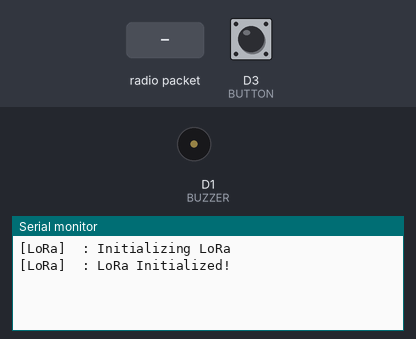
A sketch run on a simulated ESP8266 (NodeMCU). Shown: buzzer (waves = sounding, pin HIGH), the last lines printed to the serial monitor. The test bench sets the inputs (shaded band); at power-on: D3 (BUTTON) HIGH. No radio packets arrive unless stated.

Above: at 1.2 s.
1.3 s: D3 (BUTTON) pulled LOW for 0.15 s
At 2.0 s:
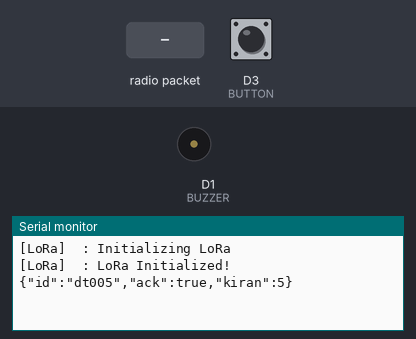
2.9 s: radio packet "1" arrives
At 4.8 s:
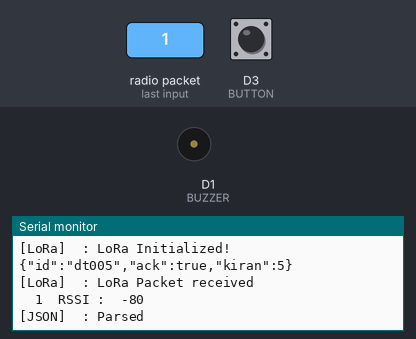

Measured:
- after the input at 1.3 s, the serial monitor: prints a new line after 0.11 s (image 1)
- after the input at 2.9 s, the serial monitor: prints a new line at once (image 2)

The sketch:

button_lora.ino
```cpp
#include"lora.h"
#include "json.h"

#if defined(ESP8266) || defined(ESP32)
int  last_button_state = HIGH; //default 1 press 0
int  cur_button_state = HIGH;
#define BUTTON (D3)
#define STRING "dt008"
#define BUZZER (D1)
#elif defined(__AVR_ATmega328P__) || defined(__AVR_ATmega168__)
int  last_button_state = LOW; //default 0 press 1
int  cur_button_state = LOW;
#define BUTTON 3
#define STRING "dt005"
#define BUZZER 8
#endif

const unsigned long frequency  = 864E6;
const byte  sync_word = 0xAA;
char received_device_id[10];

unsigned long delay_debounce = 50;
unsigned long start_time = 0;
volatile bool button_state = false;
int button_pressed;


void interrupt();
void pressed();

void setup(){
  Serial.begin(115200);
  pinMode(BUTTON,INPUT_PULLUP);
  pinMode(BUZZER,OUTPUT);
  init_lora(frequency,sync_word);
  attachInterrupt(digitalPinToInterrupt(BUTTON), pressed,CHANGE);//attaching interrupt
}

void loop()
{
  //if(button_state){
   // detachInterrupt(digitalPinToInterrupt(BUTTON));
   //}

   button_pressed = digitalRead(BUTTON);
   //Serial.println(button_pressed);
   if(button_pressed != last_button_state)
   {
     start_time = millis();
   }
   if ((millis() - start_time) > delay_debounce)
  {
    if (button_pressed != cur_button_state)
    {
      cur_button_state = button_pressed;
    /* default button_state = false, in ISR function it is becoming true */
      #if defined(ESP8266) || defined(ESP32)
      if ((button_state == true)){// && (cur_button_state == LOW)){
      #elif defined(__AVR_ATmega328P__) || defined(__AVR_ATmega168__)
      if ((button_state == true)){// && (cur_button_state == HIGH)){
      #endif
       char tx_packet_buffer[50] = {0};
       create_json_object(tx_packet_buffer, sizeof(tx_packet_buffer));
       send_lora_data(tx_packet_buffer);
       button_state = false;
       attachInterrupt(digitalPinToInterrupt(BUTTON), pressed,CHANGE);
      }
    }
  }
  last_button_state = button_pressed;

 /* #if defined(ESP8266) || defined(ESP32)
  if(button_state == true ){//&& button_pressed == LOW){
      //if(digitalRead(BUTTON)== LOW){
  #elif defined(__AVR_ATmega328P__) || defined(__AVR_ATmega168__)
  if(button_state == true && button_pressed== HIGH){
   //if(digitalRead(BUTTON)== HIGH){
    #endif

       char tx_packet_buffer[50] = {0};
       create_json_object(tx_packet_buffer, sizeof(tx_packet_buffer));
       send_lora_data(tx_packet_buffer);
      // interrupt_var = true;

           button_state = false;

  }*/

  char rx_packet_buffer[50] = {0};
   if(receive_lora_packet(rx_packet_buffer))
   {
     parse_json(rx_packet_buffer, sizeof(rx_packet_buffer));
     Serial.println(received_device_id);
     if(String(received_device_id) == STRING)
     {
       digitalWrite(BUZZER,HIGH);
       delay(100);
       digitalWrite(BUZZER,LOW);
       strcpy(received_device_id, "0");
     }
   }
}

/** ISR Function **/

 void pressed()
 {
      #if defined(ESP8266) || defined(ESP32)
          if(cur_button_state == HIGH){
      #elif defined(__AVR_ATmega328P__) || defined(__AVR_ATmega168__)
          if(cur_button_state == LOW){
      #endif
            detachInterrupt(digitalPinToInterrupt(BUTTON));
            button_state = true;
            //cur_button_state = HIGH;
          }
}
```

json.cpp
```cpp
// (licence header left out)
/*!
   @file     json.cpp
*/
#include <ArduinoJson.h>
#include "json.h"
#define DELTA "dt0"
//extern bool     valid_key;
//extern struct   device_info dev_info;
 extern char   received_device_id[10];
  String keys[5];

//extern String   pb_state;
//extern String   ppm_val;
/*!
   @var           bool ack
   @brief         flag to acknowledge the node that lora packet is received  .
*/
//bool LoRa_ack;


/*!
   @fn          void  create_json_object(char *tx_packet_buffer, const uint8_t tx_packet_buffer_size).
   @brief       creates JSON object.
   @param[out]  tx_packet_buffer Base address of a buffer in which JSON object to be stored
   @param[in]   tx_packet_buffer_size Size of the tx_packet_buffer
*/
void create_json_object(char *tx_packet_buffer, const uint8_t tx_packet_buffer_size)
{
#if ARDUINOJSON_VERSION_MAJOR==6
  StaticJsonDocument<150> jsonBuffer;
  JsonObject root = jsonBuffer.to<JsonObject>();
#else
  StaticJsonBuffer<150> jsonBuffer;
  JsonObject &root = jsonBuffer.createObject();
#endif
#if defined(ESP8266) || defined(ESP32)
  root["id"]    = "dt005";
#elif defined(__AVR_ATmega328P__) || defined(__AVR_ATmega168__)
    root["id"]    = "dt008";
#endif
  root["ack"]   = true;
  root["kiran"] = 5;
//  received_device_id = root["id"];

#if ARDUINOJSON_VERSION_MAJOR==6
  //serializeJsonPretty(root, tx_packet_buffer,tx_packet_buffer_size);
  serializeJson(root, tx_packet_buffer, tx_packet_buffer_size);
#else
  //root.prettyPrintTo(tx_packet_buffer, tx_packet_buffer_size);
  root.printTo(tx_packet_buffer, tx_packet_buffer_size);
#endif
}

/*!
   @fn        bool parse_json(char *packet_buffer,const uint8_t packet_buffer_size).
   @brief     Parses the JSON and values are extracted according to known keys.
   @param[in] packet_buffer base address of the memory location from where JSON object is stored.
   @param[in] packet_buffer_size size of the JSON object.

   @return
        - Returns true, if JSON parsing is successful.
        - Returns false, if JSON parsing fails.
*/

bool parse_json(char *packet_buffer, const uint8_t packet_buffer_size)
{
  uint8_t key = 0;
  char buff[200];
  String keys[5];
  memcpy(buff, packet_buffer, 200);
#if ARDUINOJSON_VERSION_MAJOR==6
  StaticJsonDocument<200> root;

#else
  StaticJsonBuffer<200> jsonBuffer;
  JsonObject& root = jsonBuffer.parseObject(buff);
#endif

#if ARDUINOJSON_VERSION_MAJOR==6

  // Loop through all the key-value pairs in obj

  DeserializationError error = deserializeJson(root, buff);
  if (error)
  {
    Serial.print(F("[JSON]\t: deserializeJson() failed: "));
    Serial.println(error.c_str());
    return false;
  }
#else
  if (!root.success())
  {
    Serial.println(F("\n[ERROR]\t: JSON parsing failed"));
    return false;
  }
#endif

  Serial.println(F("\n[JSON]\t: Parsed"));
 // received_device_id= root["id"];
   strcpy(received_device_id , root["id"]);

  /*JsonObject obj = root.as<JsonObject>();
  for(JsonPair pair : obj)
  {
    keys[key] = pair.key().c_str();
    //received_device_id = pair.key().c_str();
   // Serial.print(String("\n[JSON]\t: Keys[") + String(key) + String("] "));
    //Serial.println(pair.key().c_str()); // is a JsonString
    pair.value(); // is a JsonVariant
    key++;
  }
  if((key == 1) && (keys[0].startsWith(DELTA)))
  {
    received_device_id = keys[0];

//    valid_key = true;
    //pb_state = root[keys[0]][0]["s"].as<String>();
    //Serial.print(F("[JSON]\t: State "));
    //Serial.println(pb_state);
  }*/

 /* if((key == 1) && (keys[0].startsWith(DEERE_DPS_VALID_STRING)))
  {
    received_device_id = keys[0];
    valid_key = true;
    //pb_state = root[keys[0]][0]["s"].as<String>();
   // Serial.print(F("[JSON]\t: State "));
    //Serial.println(pb_state);
  }*/

//  if((key == 1) && (keys[0].startsWith(DT_PAS_VALID_STRING)))
//  {
//    received_device_id = keys[0];
//    valid_key = true;
//    pb_state = root[keys[0]][0]["s"].as<String>();
//    Serial.print(F("[JSON]\t: State "));
//    Serial.println(pb_state);
//  }
//  if((key == 1) && (keys[0].startsWith(DT_GDS_VALID_STRING)))
//  {
//    received_device_id = keys[0];
//    valid_key = true;
//    ppm_val = root[keys[0]][0]["p"].as<String>();
//    Serial.print(F("[JSON]\t: ppm "));
//    Serial.println(ppm_val);
//  }

  return true;
}

/** End of File Copyright ******************************************

   Copyright (c) DELTA THINGS Pvt Ltd as an unpublished work
   THIS SOFTWARE AND/OR MATERIAL IS THE PROPERTY OF
   DELTA THINGS Pvt Ltd.  ALL USE, DISCLOSURE, AND/OR
   REPRODUCTION NOT SPECIFICALLY AUTHORIZED BY
   DELTA THINGS Pvt Ltd IS PROHIBITED.

 *******************************************************************/
```

json.h
```cpp
// (licence header left out)
/*!
 *  @file      json.h
 *  @brief     JSON serialization and deserialization functions
 *  @details   Serialize and deserialise JSON object.
 *  @author    Delta Things.
 *  @version   1.0
 *  @date      15 March 2019
 *  @pre       First initialize the system.
 *  @bug       Not detected any.
 *  @copyright (c) DELTA THINGS Pvt Ltd.
 */
#ifndef _JSON_H_
#define _JSON_H_

bool  parse_json(char *packet_buffer,const uint8_t packet_buffer_size);


void  create_json_object(char *tx_packet_buffer, const uint8_t tx_packet_buffer_size);


#endif /* _JASON_H_ */

/************************LOGS***************************************
 * 1. Function definition changed (3/may/2019)
 *    void  parse_json(char *packet_buffer,uint8_t packet_buffer_size);
 *    void  parse_json(char *packet_buffer,const uint8_t packet_buffer_size);
 * 2. Function definition changed (12/June/1993)
 *    bool  parse_json(char *packet_buffer,const uint8_t packet_buffer_size);
 */
/** End of File Copyright ******************************************
 *
 * Copyright (c) DELTA THINGS Pvt Ltd as an unpublished work
 * THIS SOFTWARE AND/OR MATERIAL IS THE PROPERTY OF
 * DELTA THINGS Pvt Ltd.  ALL USE, DISCLOSURE, AND/OR
 * REPRODUCTION NOT SPECIFICALLY AUTHORIZED BY
 * DELTA THINGS Pvt Ltd IS PROHIBITED.
 *
 *******************************************************************/
```

lora.cpp
```cpp
// (licence header left out)
/*!
 *  @file       lora.cpp
 *  @brief      LoRa Rx Tx functions
 *  @author     Delta Things
 *  @version    1.0
 *  @date       12 December 2018
 *  @pre        First initialize the system.
 *  @bug        Not detected any.
 *  @copyright  (c) DELTA THINGS Pvt Ltd.
 */

/*!
 * @fn      void init_lora (const unsigned long frequency,const  uint8_t sync_word)
 * @brief   initialises the LoRa subsystem with specific frequency.
 * @param[in]   frequency Frequency according to ISM Band in your region (i.e 433/868/915 MHz).
 *        - 433E6 for Asia
 *        - 866E6 for Europe/INDIA
 *        - 915E6 for North America
 * @param[in]   sync_word Unique synchronisation value from 0x00 - 0xFF.
 */
 #define SERIAL_DEBUG true
 #include"lora.h"
void init_lora(const unsigned long frequency, const  uint8_t sync_word)
{
  int lora_set = 0;
  //setup LoRa transceiver module
  LoRa.setPins(NSS, RESET, DIO0);

  //replace the LoRa.begin(---E-) argument with your location's frequency
  //433E6 for Asia
  //866E6 for Europe/INDIA
  //915E6 for North America
  int lora_init_retry_count = 0;
#ifdef SERIAL_DEBUG
#if SERIAL_DEBUG == true
  Serial.println("\n[LoRa]\t: Initializing LoRa");
#endif
#endif
  while (!LoRa.begin(frequency))// && lora_init_retry_count++ <= 10)
  {
    Serial.print(".");
    delay(100);
  }
  // The sync word assures you don't get LoRa messages from other LoRa transceivers
  // ranges from 0-0xFF
  LoRa.setSyncWord(sync_word);
  LoRa.enableCrc();
  //Put LoRa module on continuous receive mode.
  //LoRa.receive();
#ifdef SERIAL_DEBUG
#if SERIAL_DEBUG == true
  Serial.println("\n[LoRa]\t: LoRa Initialized!");
#endif
#endif
}

/*void init_lora(const unsigned long frequency)
{
  int lora_set = 0;
  //setup LoRa transceiver module
  //LoRa.setPins(NSS, RESET, DIO0);

  //replace the LoRa.begin(---E-) argument with your location's frequency
  //433E6 for Asia
  //866E6 for Europe/INDIA
  //915E6 for North America
  int lora_init_retry_count = 0;
#ifdef SERIAL_DEBUG
#if SERIAL_DEBUG == true
  Serial.println("\n[LoRa]\t: Initializing LoRa");
#endif
#endif
  while (!LoRa.begin(frequency))// && lora_init_retry_count++ <= 10)
  {
    Serial.print(".");
    delay(100);
  }
  // The sync word assures you don't get LoRa messages from other LoRa transceivers
  // ranges from 0-0xFF
  //LoRa.setSyncWord(sync_word);
  LoRa.enableCrc();
  //Put LoRa module on continuous receive mode.
  //LoRa.receive();
#ifdef SERIAL_DEBUG
#if SERIAL_DEBUG == true
  Serial.println("\n[LoRa]\t: LoRa Initialized!");
#endif
#endif
}*/

/*!
 * @fn      void send_lora_data(char *tx_packet_buffer)
 * @brief   Sends LoRa packet frame over the AIR.
 * @param[in]   tx_packet_buffer Base address of a character array buffer to be sent.
 */
void send_lora_data(char *tx_packet_buffer)
{

  //Send LoRa packet to receiver
  LoRa.beginPacket();
  LoRa.print(tx_packet_buffer);
  LoRa.endPacket();
#ifdef SERIAL_DEBUG
#if SERIAL_DEBUG == true
  //9Serial.print("\n[LoRa]\t: Sending LORA packet\n\t");
  Serial.print(tx_packet_buffer);
  Serial.println("\n");
  //delay(1000);
#endif
#endif
}

/*!
 * @fn      bool receive_lora_packet(char *rx_packet_buffer)
 * @brief   Receives LoRa packet.
 * @param[out]   rx_packet_buffer Base address of a character array where received data to be stored.
 * @return   boolean value
 *        - true if LoRa packet of non zero length is received.
 *        - false if No LoRa packet received.
 */
bool receive_lora_packet(char *rx_packet_buffer)
{
  int packet_size = LoRa.parsePacket();
  if (packet_size)
  {
    String LoRa_Data;// received a packet
    Serial.println("\n");
    Serial.print("\n[LoRa]\t: LoRa Packet received\n\t");

    // read packet
    while(LoRa.available())
    {
      LoRa_Data = LoRa.readString();
      //Serial.print(LoRaData);
      LoRa_Data.trim();

      LoRa_Data.toCharArray(rx_packet_buffer,LoRa_Data.length()+1);
    }
#if SERIAL_DEBUG
    Serial.print(rx_packet_buffer);
    // print RSSI of packet
#endif
    Serial.print("\tRSSI :\t");
    Serial.println(LoRa.packetRssi());
    return true;
  }
  return false;
}

/*!
 * @fn      void register_lora_callback(void (*lora_rx_callback)(int packet_size))
 * @brief   Registers callback function for LoRa Rx event.
 * @code {c}
 * //User should implement below function
 * void lora_rx_callback(int packet_size)
 * {
 *    //Do intented task here.
 * }
 *
 * // And then install it as callback function by calling
 * register_lora_callback(lora_rx_callback);
 * @endcode
 */
/*void register_lora_callback(void (*lora_rx_callback)(int packet_size))
{
  Serial.println("\n[LoRa]\t: Registering callback");
  LoRa.onReceive(lora_rx_callback);
  //put lora module in continuous rx mode
  LoRa.receive();
}*/
```

lora.h
```cpp
// (licence header left out)
/*!
 * @file    lora.h
 * @brief   LoRa Tx and Rx functions
 */
#ifndef _LORA_H_
#define _LORA_H_

#include <SPI.h>
#include <LoRa.h>

//define the pins used by the transceiver module
#if defined(__AVR_ATmega328P__) || defined(__AVR_ATmega168__)
/****************************************************************
 * LORA             |        Arduino UNO / Pro Mini             *
 * -------------------------------------------------------------*
 * MISO <------------------> MISO  (12)                         *
 * MOSI <------------------> MOSI  (11)                         *
 * CLK  <------------------> CLK   (13)                         *
 * NSS  <------------------> SS    (10)                         *
 * RST  <------------------> 9                                  *
 * DIO0 <------------------> 2                                  *
 ***************************************************************/
 /*!
  * @def NSS
  * @brief Chip select or Slave select
  */
  #define   NSS           10

 /*!
  * @def RESET
  * @brief RESET pin for LoRa module
  */
  #define   RESET         9

 /*!
  * @def DIO0
  * @brief Interrupt pin
  */
  #define   DIO0          2

#elif defined(ESP32)
/****************************************************************
 * LORA             |        TTGO 32 OLED   | LOLIN 32          *
 * -------------------------------------------------------------*
 * MISO <------------------>                |  19               *
 * MOSI <------------------>                |  23               *
 * CLK  <------------------>                |  18               *
 * NSS  <------------------> 18             |  5                *
 * RST  <------------------> 26             |  14               *
 * DIO0 <------------------> 2              |  2                *
 ***************************************************************/
  /*!
  * @def NSS
  * @brief Chip select or Slave select
  */
  #define   NSS           18
  /*!
  * @def RESET
  * @brief RESET pin for LoRa module
  */
  #define   RESET         26
   /*!
  * @def DIO0
  * @brief Interrupt pin
  */
  #define   DIO0          2
#elif defined(ESP8266)
/****************************************************************
 * LORA             |        NODE MCU                           *
 * -------------------------------------------------------------*
 * MISO <------------------> HMISO (D6)                         *
 * MOSI <------------------> HMOSI (D7)                         *
 * CLK  <------------------> HCLK  (D5)                         *
 * NSS  <------------------> HCS   (D8)                         *
 * RST  <------------------> D0                                 *
 * DIO0 <------------------> D2                                 *
 ***************************************************************/
  /*!
  * @def NSS
  * @brief Chip select or Slave select
  */
  #define   NSS           D8    //NodeMCU D8
    /*!
  * @def RESET
  * @brief RESET pin for LoRa module
  */
  #define   RESET         D0    //NodeMCU D0
   /*!
  * @def DIO0
  * @brief Interrupt pin
  */
  #define   DIO0          D2    //NodeMCU D2
#endif

void init_lora (const unsigned long frequency,const  uint8_t sync_word);

void init_lora (const unsigned long frequency);

void send_lora_data (char *tx_packet_buffer);

bool receive_lora_packet (char *rx_packet_buffer);

void register_lora_callback(void (*lora_rx_callback)(int packet_size));

#endif /* _LORA_H_ */
```
